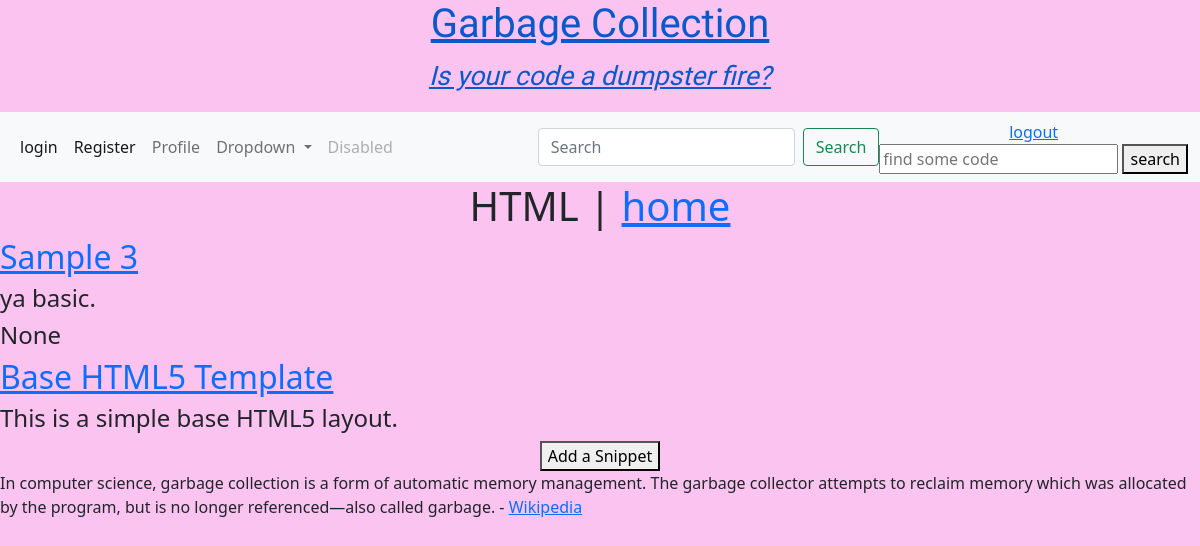
Screenshot of /category/html (signed in) with the database file from the repository.
### snippets/models.py (models this page shows, shortened)
class Category(models.Model):
    name = models.CharField(max_length=100)
    slug = models.SlugField(max_length=100, null=True, blank=True, unique=True)
    class Meta:
        verbose_name_plural = "categories"

class Snippet(models.Model):
    title = models.CharField(max_length=500)
    language = models.CharField(max_length=100, blank=False)
    category = models.ManyToManyField("Category", related_name="snippets", blank=True)
    description = models.TextField(max_length=200, null=True, blank=True)
    code = models.TextField(max_length=2000, null=True, blank=True)
    created_at = models.DateTimeField(auto_now_add=True)

### snippets/views.py (the view)
# urls.py: path('category/<slug:slug>', snippets_views.category, name="category"),
@login_required
def category(request, slug):
    category = get_object_or_404(Category, slug=slug)
    snippets = category.snippets.all()
    return render(request, "category.html", {"category": category, "snippets": snippets})

### templates/category.html (shortened to what this page needs)
{% extends "base.html" %}
{% block content %}
<h1>
    <center>
    {{category.name }} | <a href="{% url 'index' %}">home</a>
    </center>
</h1>
{% for snippet in snippets %}
    <a href="{% url 'detail' pk=snippet.pk %}"><h2>{{ snippet.title }}</h2></a>
    <h4>{{ snippet.description }}</h4>
    <h4>{{ snippet.code|safe }}</h4>
{% endfor %}
{% endblock %}

### static/main.css (style rules this page uses)
:root { color: #fac3f0; }

### rows the page displays
Category: name "HTML"
Snippet: title "Sample 3", description "ya basic.", code "None"
Snippet: title "Base HTML5 Template", description "This is a simple base HTML5 layout."
